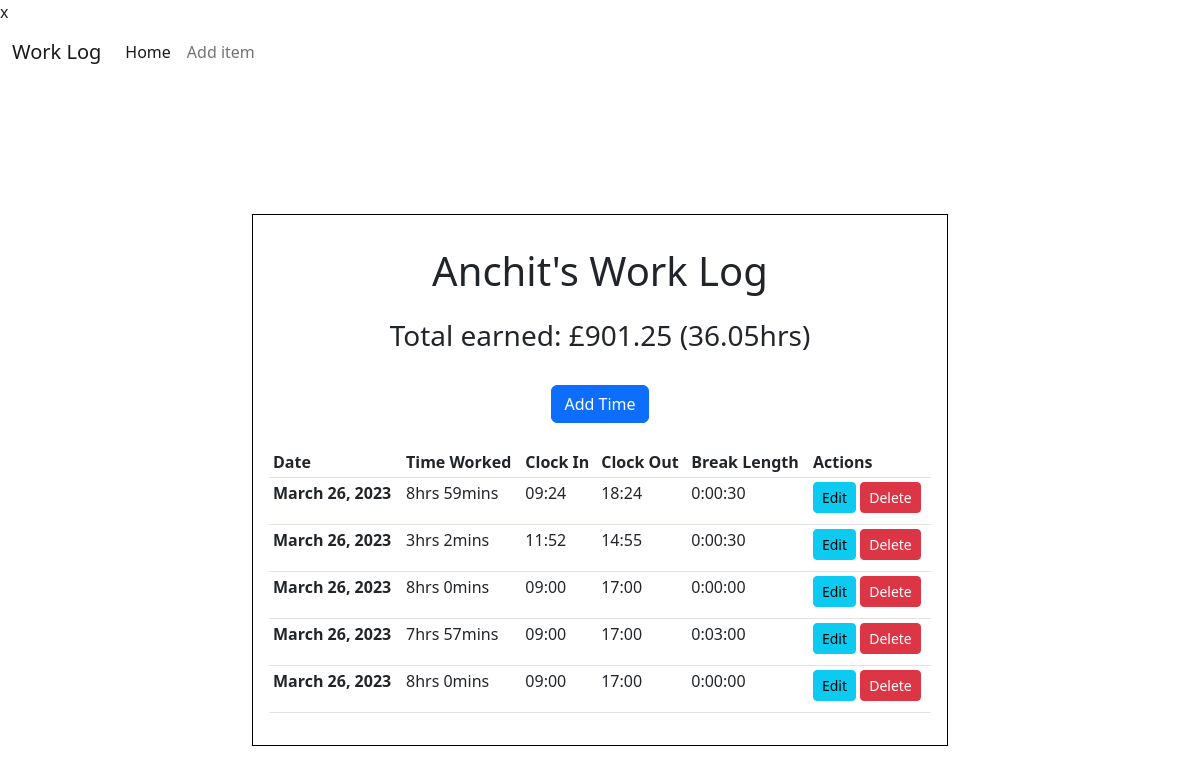
The app's page /, older data.
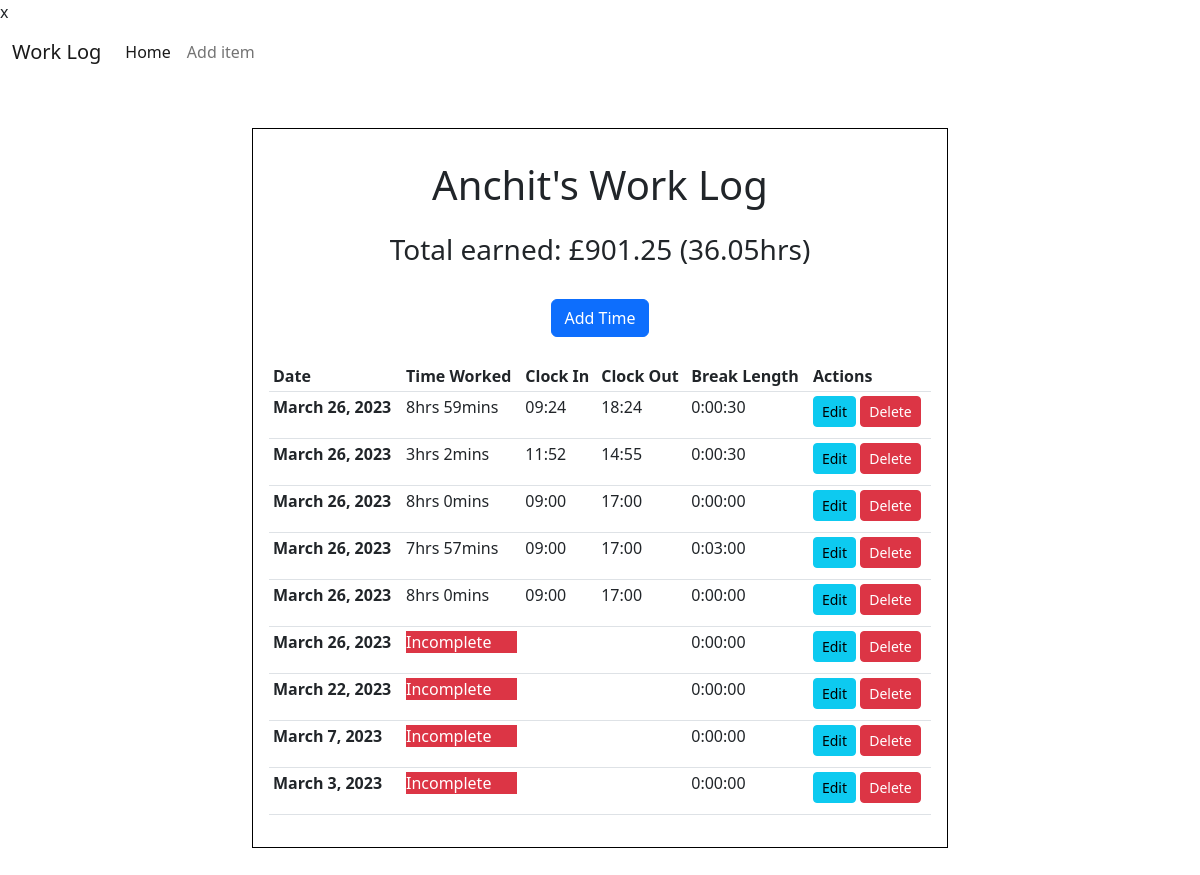
The same page, newer data.
### timeTrack/models.py (models this page shows, shortened)
class Times(models.Model):
    date_of_work = models.DateField(
        verbose_name='Day of work', default=timezone.now, blank=True)
    start_time = models.TimeField(
        verbose_name='Start Time', null=True,  blank=True)
    end_time = models.TimeField(
        verbose_name='End Time', null=True, blank=True)
    break_length = models.DurationField(
        verbose_name='Time taken for break', default=datetime.timedelta(0), null=True, blank=True,)
    @property
    def time_worked(self):
        if (self.start_time != None) and (self.end_time != None) and (self.break_length != None):
            self.start_time_datetime = datetime.datetime.strptime(f"{self.date_of_work} {str(self.start_time)}", '%Y-%m-%d %H:%M:%S')
            self.end_time_datetime = datetime.datetime.strptime(f"{self.date_of_work} {str(self.end_time)}", '%Y-%m-%d %H:%M:%S')
            total_secs_worked = (
                self.end_time_datetime - self.start_time_datetime - self.break_length).total_seconds()
            hrs_worked = int(total_secs_worked//3600)
            mins_worked = int((total_secs_worked % 3600)//60)
            return f"{hrs_worked}:{mins_worked}"
        else:
            return 'Incomplete'
    def time_worked_str(self):
        if self.time_worked != 'Incomplete':
            time_str = str(self.time_worked).split(':')
            time_str_hr = time_str[0]
            time_str_min = time_str[1]
            return f"{time_str_hr}hrs {time_str_min}mins"
        else:
            return f"Incomplete"

### timeTrack/views.py (the view)
# urls.py: path('', views.TimeListView.as_view(), name='index'),
class TimeListView(ListView):
    model = Times
    template_name = 'timeTrack/main.html'
    context_object_name = 'logs'
    ordering = ['-date_of_work']
    def get_context_data(self, **kwargs):
        context = super().get_context_data(**kwargs)
        total_hrs_dict = Times.objects.annotate(shift_length=ExpressionWrapper(
            F('end_time') - F('start_time'),
            output_field=DurationField()
        )).aggregate(total_hrs=Sum('shift_length'))
        total_hrs = total_hrs_dict['total_hrs'].total_seconds() / 3600
        context['total_hrs'] = total_hrs
        rate_ph = 25
        context['total_earned'] = round(total_hrs * rate_ph, 2)
        return context

### timeTrack/templates/timeTrack/main.html
{% extends 'timeTrack/home.html' %} {% block forms %}
<div class="row">
  <div class="col text-center">
    <h3>Total earned: £{{total_earned}} ({{total_hrs}}hrs)</h3>
  </div>
</div>
<div class="row">
  <div class="col d-flex justify-content-center align-items-center my-4">
    <a class="btn btn-primary" href="{% url 'addTime' %}">Add Time</a>
  </div>
</div>
<div class="row">
  <div class="col">
    <table class="table table-hover table-sm">
      <thead>
        <tr>
          <th scope="col">Date</th>
          <th scope="col">Time Worked</th>
          <th scope="col">Clock In</th>
          <th scope="col">Clock Out</th>
          <th scope="col">Break Length</th>
          <th scope="col">Actions</th>
        </tr>
      </thead>
      <tbody class="logs_table_body">
        {% for log in logs%}
        <tr>
          <th scope="row">{{ log.date_of_work }}</th>
          <td>
            {% if log.time_worked_str == 'Incomplete' %}
            <p class="bg-danger text-white">{{ log.time_worked_str }}</p>
            {% else %}
            <p class="">{{ log.time_worked_str }}</p>
            {% endif %}
          </td>
          <td>{{ log.start_time|time:"H:i" }}</td>
          <td>{{ log.end_time|time:"H:i" }}</td>
          <td>
            <span>{{ log.break_length }}</span>
          </td>
          <td>
            <span>
              <a href="{% url 'updateTime' pk=log.id %}" class="btn btn-sm btn-info"
                >Edit</a
              >
              <a href="{% url 'deleteTime' pk=log.id %}" class="btn btn-sm btn-danger"
                >Delete</a
              >
            </span>
          </td>
        </tr>
        {%endfor%}
      </tbody>
    </table>
  </div>
</div>
{% endblock forms %}

Row changes from the older to the newer data that the page shows:
added Times: date_of_work "March 26, 2023", time_worked_str "Incomplete", break_length "0:00:00"
added Times: date_of_work "March 22, 2023", time_worked_str "Incomplete", break_length "0:00:00"
added Times: date_of_work "March 7, 2023", time_worked_str "Incomplete", break_length "0:00:00"
added Times: date_of_work "March 3, 2023", time_worked_str "Incomplete", break_length "0:00:00"
